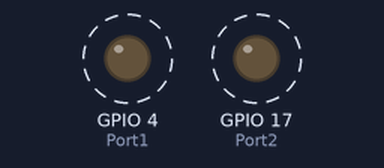
This program was run on a simulated Raspberry Pi (BCM pin numbers). Parts: output pins drawn as LEDs (lit = HIGH). Dashed ring = blinking. What the program prints to the terminal is not drawn. At 18.0 s the program stops and its outputs stay as they are.

Above: at 0.2 s.
Timing chart, 0 to 3.7 s (numbered marks = the images above):
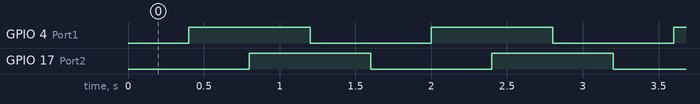

The program:

State2.py
```python
import RPi.GPIO as IoPort
import time

def State_1(Delay):
    print "state_1"
    IoPort.output (Port1, True)
    IoPort.output (Port2, False)
    time.sleep(Delay)

def State_2(Delay):
    print "state_2"
    IoPort.output (Port1, True)
    IoPort.output (Port2, True)
    time.sleep(Delay)

def State_3(Delay):
    print "state_3"
    IoPort.output(Port1, False)
    IoPort.output(Port2, True)
    time.sleep(Delay)

def State_4(Delay):
    print "state_4"
    IoPort.output(Port1, False)
    IoPort.output(Port2, False)
    time.sleep(Delay)

Port1 = 4
Port2 = 17

IoPort.setmode(IoPort.BCM)
IoPort.setup(Port1, IoPort.OUT)
IoPort.setup(Port2, IoPort.OUT)
time.sleep(0.4)

no = 0

while no < 1:
    State_1(0.4)
    State_2(0.4)
    State_3(0.4)
    State_4(0.4)
    no += 0.1
```

Measured:
- by itself, GPIO 4 (Port1), GPIO 17 (Port2): alternates HIGH for 0.80 s and LOW for 0.80 s, 22 changes in all, then stays LOW
- by itself, everything shown: repeats every 1.6 s, in 4 steps
